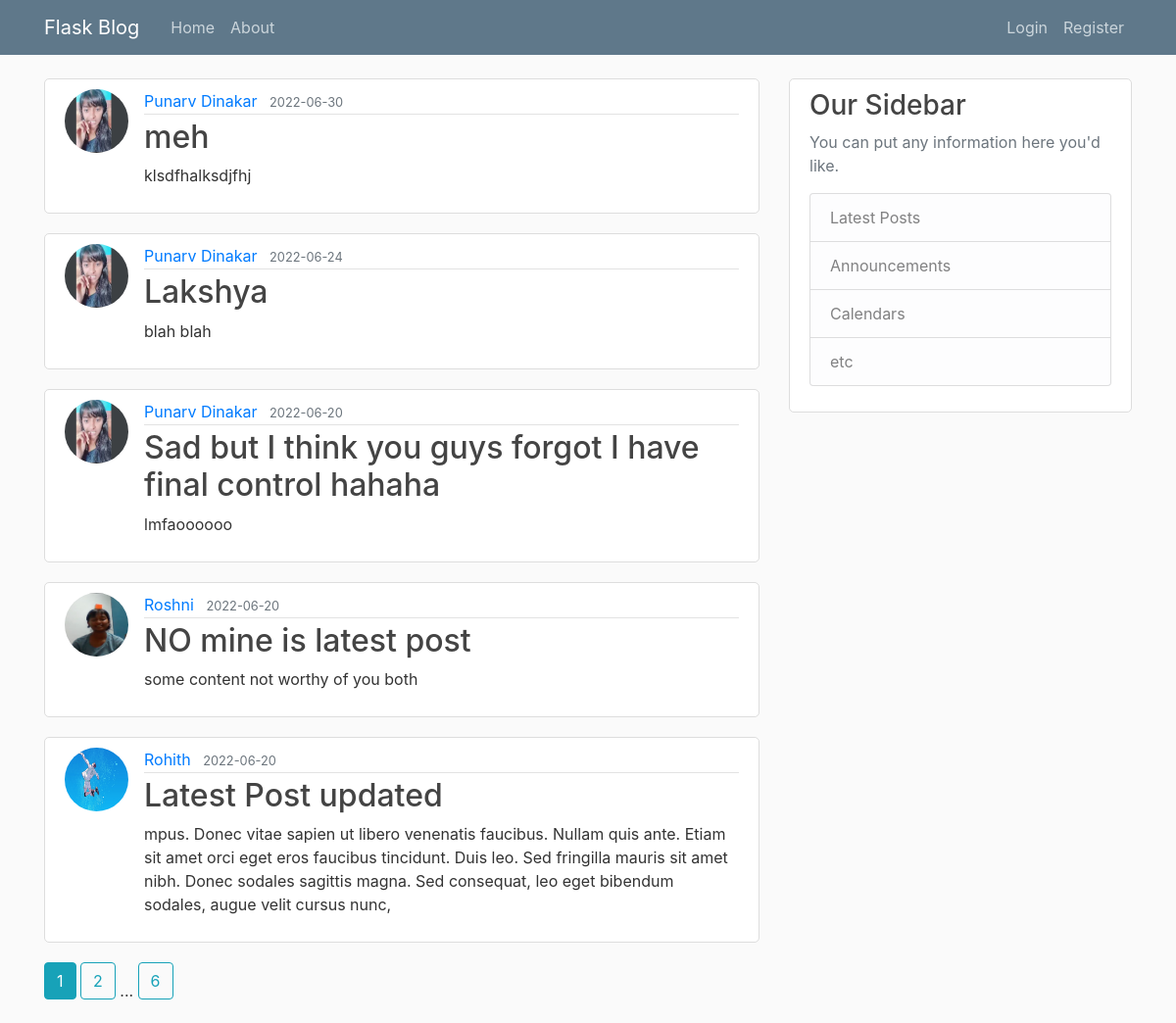
The page /home on the database its author committed.
### flaskblog/models.py (models this page shows, shortened)
class Post(db.Model):
    id = db.Column(db.Integer, primary_key=True)
    title = db.Column(db.String(100), nullable = False)
    date_posted = db.Column(db.DateTime, nullable = False, default=datetime.utcnow)
    content = db.Column(db.Text, nullable = False)
    user_id = db.Column(db.Integer, db.ForeignKey('user.id'), nullable=False) #user is lowercase because we are referencing the default created table name in ForeignKey

class User(db.Model, UserMixin): #these classes are called models
    id = db.Column(db.Integer, primary_key=True)
    username = db.Column(db.String(20),  unique=True, nullable=False)
    email = db.Column(db.String(120),  unique=True, nullable=False)
    image_file = db.Column(db.String(20), nullable=False, default='default.jpg')
    password = db.Column(db.String(60), nullable=False)
    posts = db.relationship('Post', backref='author', lazy=True) #creating a one-to-many relationship with Post; backref is used to get info about the author of a certain post; lazy defines when SQLAlchemy loads the data from the database # P is uppercase as we're referencing the actual Post class

### flaskblog/main/routes.py (the view)
@main.route("/")
@main.route("/home")
def home():
    page = request.args.get('page', 1, type=int) #default page number = 1 #this is for getting the page number from the url
    posts = Post.query.order_by(Post.date_posted.desc()).paginate(page=page, per_page=5)
    return render_template('home.html', posts=posts)

### flaskblog/templates/home.html
{% extends "layout.html" %}
{% block content %}
    {% for post in posts.items %}
        <article class="media content-section">
          <img class = "rounded-circle article-img" src="{{ url_for('static', filename = 'profile_pics/' + post.author.image_file) }}" alt="">
          <div class="media-body">
            <div class="article-metadata">
              <a class="mr-2" href="{{ url_for('users.user_posts', username=post.author.username) }}">{{ post.author.username }}</a>
              <small class="text-muted">{{ post.date_posted.strftime('%Y-%m-%d') }}</small>
            </div>
            <h2><a class="article-title" href="{{ url_for('posts.post', post_id = post.id) }}">{{ post.title }}</a></h2>
            <p class="article-content">{{ post.content }}</p>
          </div>
        </article>
    {% endfor %}
    {% for page_num in posts.iter_pages(left_edge=1, right_edge=1, left_current=1, right_current=2) %}
    {% if page_num %}
        {% if posts.page == page_num %}
          <a class = "btn btn-info mb-4" href="{{ url_for('main.home', page=page_num) }}">{{ page_num }}</a>
        {% else %}
          <a class = "btn btn-outline-info mb-4" href="{{ url_for('main.home', page=page_num) }}">{{ page_num }}</a>
        {% endif %}
    {% else %}
        ...
    {% endif %}
    {% endfor %}
{% endblock content %}

### flaskblog/templates/layout.html (shortened to what this page needs)
<!DOCTYPE html>
<html>
<head>
    <link rel="stylesheet" href="https://maxcdn.bootstrapcdn.com/bootstrap/4.0.0/css/bootstrap.min.css">
    <link rel="stylesheet" type="text/css" href="{{ url_for('static', filename='main.css') }}">
</head>
<body>
    <header class="site-header">
      <nav class="navbar navbar-expand-md navbar-dark bg-steel fixed-top">
        <div class="container">
          <a class="navbar-brand mr-4" href="/">Flask Blog</a>
          <div class="collapse navbar-collapse" id="navbarToggle">
            <div class="navbar-nav mr-auto">
              <a class="nav-item nav-link" href="{{url_for('main.home')}}">Home</a>
              <a class="nav-item nav-link" href="{{url_for('main.about')}}">About</a>
            </div>
            <div class="navbar-nav">
              {% if current_user.is_authenticated %}
                <a class="nav-item nav-link" href="{{url_for('posts.new_post')}}">New Post</a>
                <a class="nav-item nav-link" href="{{url_for('users.account')}}">Account</a>
                <a class="nav-item nav-link" href="{{url_for('users.logout')}}">Logout</a>
              {% else %}
                <a class="nav-item nav-link" href="{{url_for('users.login')}}">Login</a>
                <a class="nav-item nav-link" href="{{url_for('users.register')}}">Register</a>
              {% endif %}
            </div>
          </div>
        </div>
      </nav>
    </header>
    <main role="main" class="container">
      <div class="row">
        <div class="col-md-8">
          {% block content %}{% endblock %}
        </div>
        <div class="col-md-4">
          <div class="content-section">
            <h3>Our Sidebar</h3>
            <p class='text-muted'>You can put any information here you'd like.
              <ul class="list-group">
                <li class="list-group-item list-group-item-light">Latest Posts</li>
                <li class="list-group-item list-group-item-light">Announcements</li>
                <li class="list-group-item list-group-item-light">Calendars</li>
                <li class="list-group-item list-group-item-light">etc</li>
              </ul>
            </p>
          </div>
        </div>
      </div>
    </main>
</body>
</html>

### flaskblog/static/main.css (style rules this page uses)
body { background: #fafafa; color: #333333; margin-top: 5rem; }
h1, h2, h3, h4, h5, h6 { color: #444444; }
.bg-steel { background-color: #5f788a; }
.site-header .navbar-nav .nav-link { color: #cbd5db; }
.content-section { background: #ffffff; padding: 10px 20px; border: 1px solid #dddddd; border-radius: 5px; margin-bottom: 20px; }
.article-title { color: #444444; }
.article-content { white-space: pre-line; }
.article-img { height: 65px; width: 65px; margin-right: 16px; }
.article-metadata { padding-bottom: 1px; margin-bottom: 4px; border-bottom: 1px solid #e3e3e3 }

### rows shown on the page
Post: image_file (picture), author.username "Punarv Dinakar", date_posted "2022-06-30", title "meh", content "klsdfhalksdjfhj"
Post: image_file (picture), author.username "Punarv Dinakar", date_posted "2022-06-24", title "Lakshya", content "blah blah"
Post: image_file (picture), author.username "Punarv Dinakar", date_posted "2022-06-20", title "Sad but I think you guys forgot I have final control hahaha", content "lmfaoooooo"
Post: image_file (picture), author.username "Roshni", date_posted "2022-06-20", title "NO mine is latest post", content "some content not worthy of you both"
Post: image_file (picture), author.username "Rohith", date_posted "2022-06-20", title "Latest Post updated", content "mpus. Donec vitae sapien ut libero venenatis faucibus. Nullam quis ante. Etiam sit amet orci eget eros faucibus tincidunt. Duis leo. Sed fringilla mauris sit amet nibh. Donec sodales sagittis magna. Sed consequat, leo eget bibendum sodales, augue velit cursus nunc,"

### other values the page prints
{{ page_num }} "1"
{{ page_num }} "2" "6"
